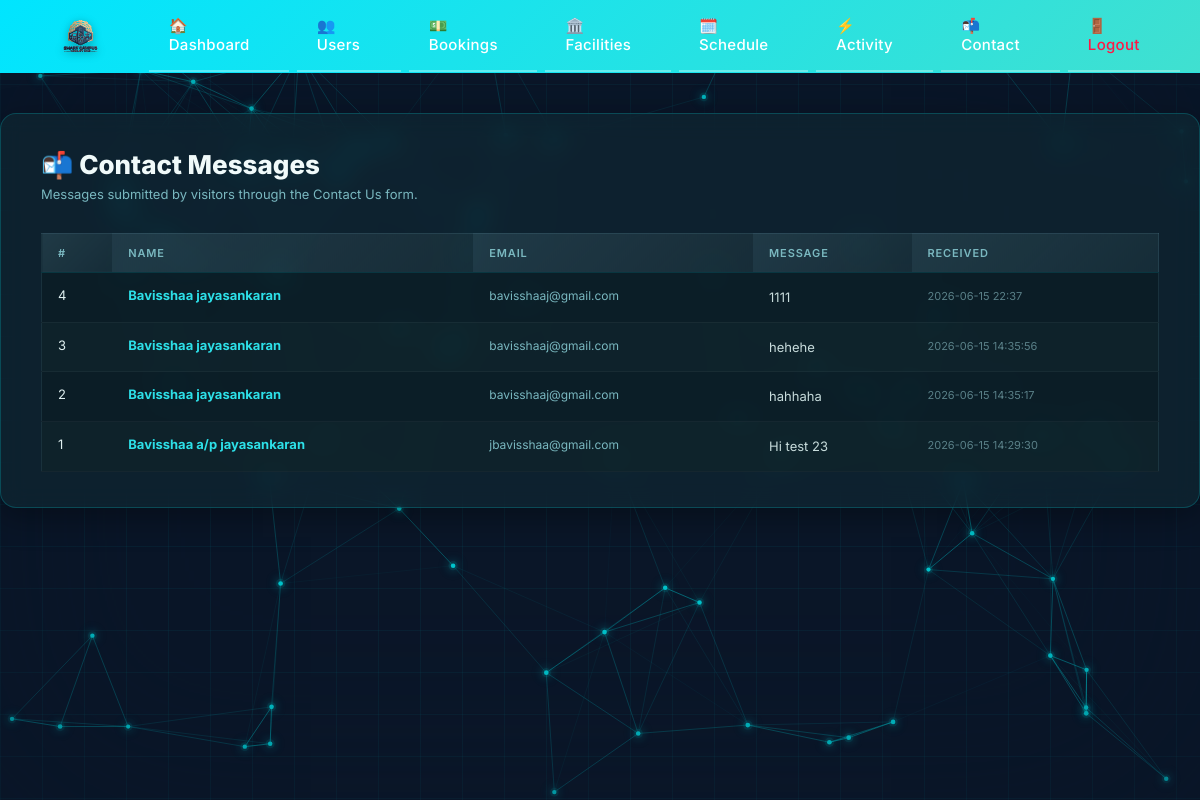
The app's page /admin/contact (signed in) with its own data.
### tables this page shows
CREATE TABLE contact_messages (
        id INTEGER PRIMARY KEY AUTOINCREMENT,
        name TEXT,
        email TEXT,
        message TEXT,
        created_at TEXT DEFAULT (datetime('now'))
    );

### app.py (the view)
@app.route("/admin/contact")
def admin_contact():
    guard = require_admin()
    if guard: return guard
    conn = get_db()
    messages = conn.execute(
        "SELECT * FROM contact_messages ORDER BY created_at DESC"
    ).fetchall()
    conn.close()
    return render_template("admin_contact.html", messages=messages)

### app.py (called while the page is built)
def get_db():
    conn = sqlite3.connect("database.db")
    conn.row_factory = sqlite3.Row
    return conn

def require_admin():
    if "user_id" not in session:
        flash("Please log in as admin.")
        return redirect('/admin-login')
    if session.get("role") != "admin":
        session.clear()
        session.modified = True
        flash("Access denied. Please log in as admin.")
        return redirect('/admin-login')
    return None

### smart campus/templates/admin_contact.html (shortened to what this page needs)
<!DOCTYPE html>
{% extends "base.html" %}
{% block content %}
<div class="contact-header">
  <h1>📬 Contact Messages</h1>
  <p>Messages submitted by visitors through the Contact Us form.</p>
</div>
{% if messages %}
<table class="msg-table">
  <thead>
    <tr>
      <th>#</th>
      <th>Name</th>
      <th>Email</th>
      <th>Message</th>
      <th>Received</th>
    </tr>
  </thead>
  <tbody>
    {% for m in messages %}
    <tr>
      <td>{{ m.id }}</td>
      <td><span class="msg-name">{{ m.name }}</span></td>
      <td><span class="msg-email">{{ m.email }}</span></td>
      <td><span class="msg-body">{{ m.message }}</span></td>
      <td><span class="msg-date">{{ m.created_at }}</span></td>
    </tr>
    {% endfor %}
  </tbody>
</table>
{% else %}
<div class="empty-state">
  <div class="empty-icon">📭</div>
  <p>No messages received yet.</p>
</div>
{% endif %}
{% endblock %}

### static/admin.css (style rules this page uses)
* { margin: 0; padding: 0; box-sizing: border-box; }
body { font-family: 'Inter', sans-serif; background: radial-gradient(1200px 700px at 15% 15%, rgba(0, 196, 204, 0.22), rgba(0, 196, 204, 0) 60%), radial-gradient(1000px 600px at 85% 25%, rgba(45, 224, 232, 0.18), rgba(45, 224, 232, 0) 55%), radial-gradient(900px 600px at 50% 90%, rgba(0, 196, 204, 0.14), rgba(0, 196, 204, 0) 58%), linear-gradient(135deg, #0a1628 0%, #0a1628 35%, #112d36 70%, #1a3d4a 100%); background-attachment: fixed; color: #c5cdd5; min-height: 100vh; overflow-x: hidden; }
.container h1 { font-size: 32px; font-weight: 700; color: #ffffff; margin-bottom: 8px; }
.container p { font-size: 16px; line-height: 1.6; }
table { width: 100%; border-collapse: separate; border-spacing: 0; background: rgba(10, 26, 32, 0.5); border: 1px solid rgba(156, 220, 254, 0.1); }
th { background: linear-gradient(135deg, rgba(156,220,254,0.15), rgba(156,220,254,0.08)); color: #9cdcfe; padding: 16px 14px; text-align: left; font-size: 13px; font-weight: 600; text-transform: uppercase; letter-spacing: 0.5px; white-space: nowrap; }
td { padding: 16px 14px; border-top: 1px solid rgba(156, 220, 254, 0.08); vertical-align: middle; }
tbody tr { transition: all 0.2s ease; }
tbody tr:nth-child(even) { background: rgba(156, 220, 254, 0.02); }

### smart campus/templates/admin_contact.html (style rules this page uses)
.contact-header { margin-bottom: 28px; }
.contact-header h1 { font-size: 26px; font-weight: 800; color: #f0fafa; margin: 0 0 4px; }
.contact-header p { color: #7ab8c0; font-size: 13px; margin: 0; }
.msg-table { width: 100%; border-collapse: collapse; }
.msg-table th { text-align: left; font-size: 11px; font-weight: 600; text-transform: uppercase; letter-spacing: 0.08em; color: #7ab8c0; padding: 12px 16px; border-bottom: 1px solid rgba(0,196,204,0.15); }
.msg-table td { padding: 14px 16px; font-size: 13px; color: #e0f0f0; border-bottom: 1px solid rgba(255,255,255,0.04); vertical-align: top; }
.msg-name { font-weight: 700; color: #2de0e8; }
.msg-email { font-size: 12px; color: #7ab8c0; }
.msg-body { line-height: 1.6; color: #c8dcdc; max-width: 400px; }
.msg-date { font-size: 11px; color: #5a8088; white-space: nowrap; }

### records on screen
contact_messages: id "4", name "Bavisshaa jayasankaran", email "bavisshaaj@gmail.com", message "1111", created_at "2026-06-15 22:37"
contact_messages: id "3", name "Bavisshaa jayasankaran", email "bavisshaaj@gmail.com", message "hehehe", created_at "2026-06-15 14:35:56"
contact_messages: id "2", name "Bavisshaa jayasankaran", email "bavisshaaj@gmail.com", message "hahhaha", created_at "2026-06-15 14:35:17"
contact_messages: id "1", name "Bavisshaa a/p jayasankaran", email "jbavisshaa@gmail.com", message "Hi test 23", created_at "2026-06-15 14:29:30"
